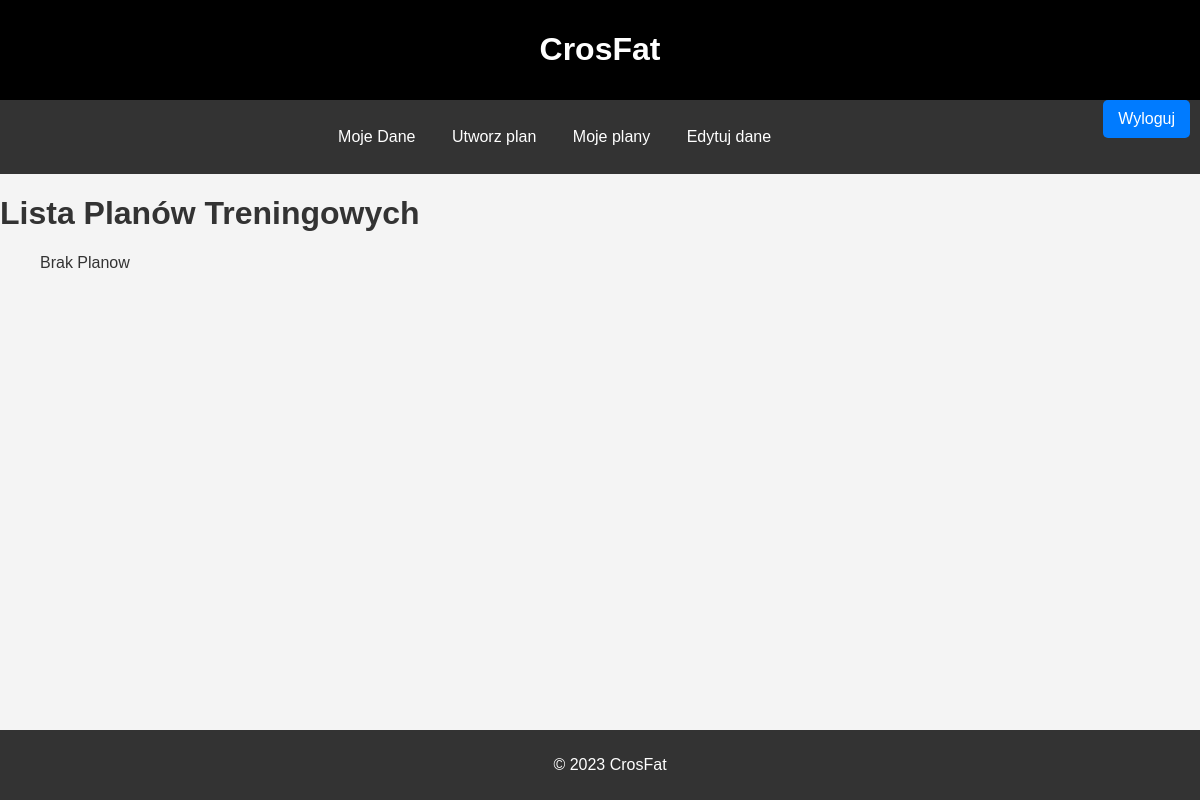
The page /lista_planow/ (signed in) on the database as committed earlier.
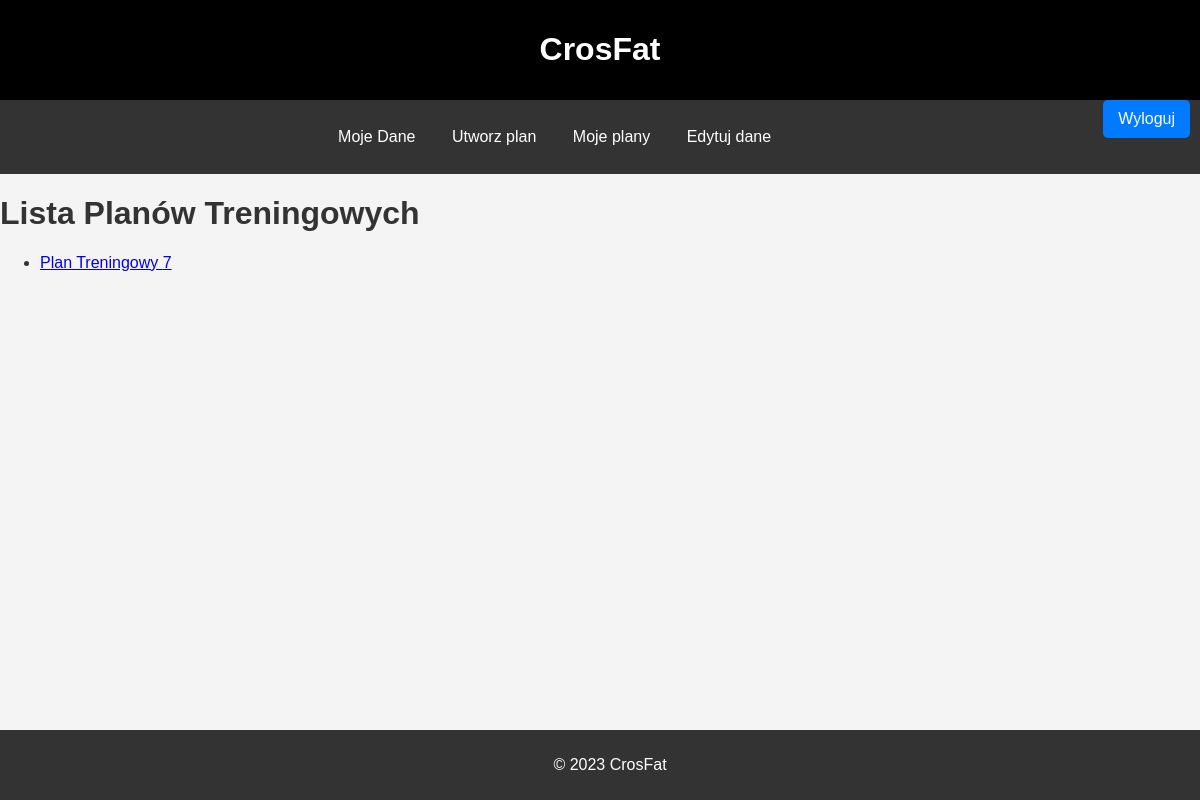
The same page on the database as committed later.
### crosfat/models.py (models this page shows, shortened)
class PlanTreningowy(models.Model):
    user = models.ForeignKey(settings.AUTH_USER_MODEL, on_delete=models.CASCADE)
    waga = models.DecimalField(max_digits=5, decimal_places=2)
    wzrost = models.IntegerField()
    cel = models.CharField(max_length=100)
    data = datetime.now().date()
    bmi = models.DecimalField(max_digits=5, decimal_places=2)
    PLEC = (
        ('M', 'Mężczyzna'),
        ('K', 'Kobieta'),
    )

### crosfat/views.py (the view)
# urls.py: path('lista_planow/', views.lista_planow, name='lista_planow'),
def lista_planow(request):
    plany = PlanTreningowy.objects.filter(user=request.user)
    return render(request, 'lista_planow.html', {'plany': plany})

### crosfat/templates/lista_planow.html (shortened to what this page needs)
<!DOCTYPE html>
<html lang="en">
<head>
    {% load static %}
    <link rel="stylesheet" type="text/css" href="{% static 'crosfat/style1.css' %}">
    <header>
        <h1>CrosFat</h1>
        <div class="signup-link">
            <a href="{% url 'crosfat:wyloguj' %}" style="float:right;">Wyloguj</a>
        </div>
    </header>
    <main>
        <nav>
            <a href="{% url 'crosfat:user' %}">Moje Dane</a>
            <a href="{% url 'crosfat:create' %}">Utworz plan</a>
            <a href="{% url 'crosfat:lista_planow' %}">Moje plany</a>
            <a href="{% url 'crosfat:Edit' %}">Edytuj dane</a>
        </nav>
</head>
<body>
     <h1>Lista Planów Treningowych</h1>
    <ul>
        {% for plan in plany %}
                <li><a href="{% url 'crosfat:plan_details' plan.id %}">Plan Treningowy {{ plan.id }}</a></li>
        {% empty %}
            Brak Planow
        {% endfor %}
        </ul>
</body>
 <footer>
        <p>&copy; 2023 CrosFat</p>
      </footer>
</html>

Rows that differ between the two databases and show on the page:
added PlanTreningowy: id "7"
Other text that changed with them:
text no longer shown: "Brak Planow"
